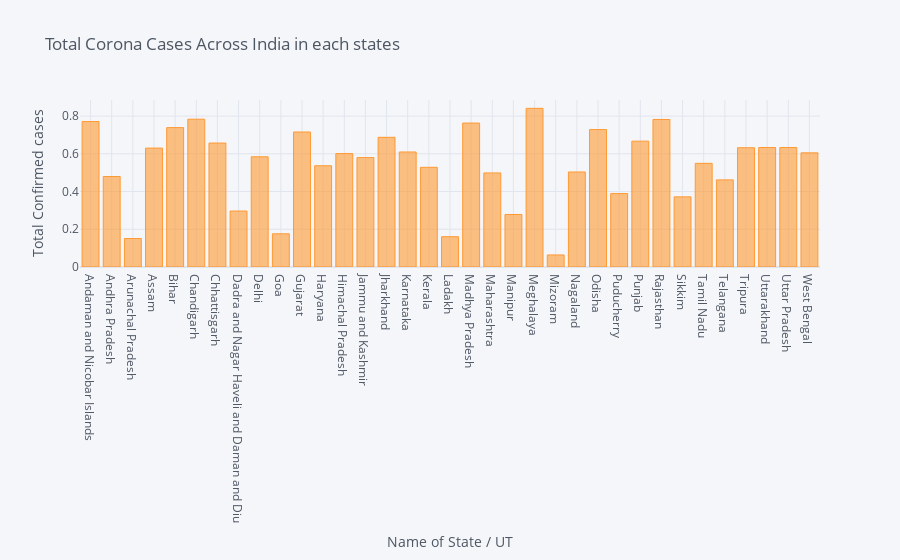

This figure's notebook cell:
### Code cell
df.iplot(kind = 'bar',x = 'Name of State / UT',y = 'Recovery_rate',xTitle='Name of State / UT',
         yTitle='Total Confirmed cases',title='Total Corona Cases Across India in each states',theme='pearl')

### Figure 1 — Plotly figure (JSON) as saved in the notebook; plotly's stock layout.template omitted (floating-point values rounded to 4 significant figures)
{"data": [{"marker": {"color": "rgba(255, 153, 51, 0.6)", "line": {"color": "rgba(255, 153, 51, 1.0)", "width": 1}}, "name": "Recovery_rate", "orientation": "v", "text": "", "type": "bar", "x": ["Andaman and Nicobar Islands", "Andhra Pradesh", "Arunachal Pradesh", "Assam", "Bihar", "Chandigarh", "Chhattisgarh", "Dadra and Nagar Haveli and Daman and Diu", "Delhi", "Goa", "Gujarat", "Haryana", "Himachal Pradesh", "Jammu and Kashmir", "Jharkhand", "Karnataka", "Kerala", "Ladakh", "Madhya Pradesh", "Maharashtra", "Manipur", "Meghalaya", "Mizoram", "Nagaland", "Odisha", "Puducherry", "Punjab", "Rajasthan", "Sikkim", "Tamil Nadu", "Telangana", "Tripura", "Uttarakhand", "Uttar Pradesh", "West Bengal"], "y": [0.7708, 0.4796, 0.1511, 0.6303, 0.7388, 0.7835, 0.657, 0.2967, 0.5842, 0.1759, 0.7155, 0.5366, 0.6011, 0.58, 0.6874, 0.6096, 0.5284, 0.1606, 0.763, 0.4986, 0.2784, 0.8409, 0.06383, 0.5036, 0.7285, 0.389, 0.6671, 0.7819, 0.3718, 0.5494, 0.4617, 0.6322, 0.6332, 0.6332, 0.605]}], "layout": {"legend": {"bgcolor": "#F5F6F9", "font": {"color": "#4D5663"}}, "paper_bgcolor": "#F5F6F9", "plot_bgcolor": "#F5F6F9", "title": {"font": {"color": "#4D5663"}, "text": "Total Corona Cases Across India in each states"}, "xaxis": {"gridcolor": "#E1E5ED", "showgrid": true, "tickfont": {"color": "#4D5663"}, "title": {"font": {"color": "#4D5663"}, "text": "Name of State / UT"}, "zerolinecolor": "#E1E5ED"}, "yaxis": {"gridcolor": "#E1E5ED", "showgrid": true, "tickfont": {"color": "#4D5663"}, "title": {"font": {"color": "#4D5663"}, "text": "Total Confirmed cases"}, "zerolinecolor": "#E1E5ED"}}}
